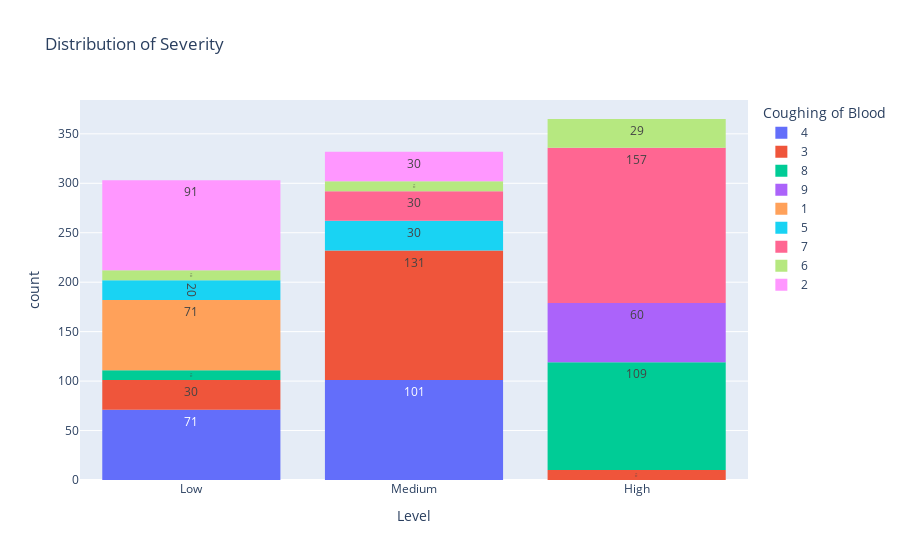

The notebook cell this image was saved under:
### Markdown cell above
### Symptoms Analysis

### Code cell
# Coughing of Blood
fig = px.histogram(lung, x = 'Level', color = 'Coughing of Blood', nbins = 10, title = 'Distribution of Severity', text_auto = True)
fig.show()

### Figure 1 — Plotly figure (JSON) as saved in the notebook; plotly's stock layout.template omitted (floating-point values rounded to 4 significant figures; data arrays with more than 128 entries replaced by an {"elided": "..."} marker saying what was removed)
{"data": [{"alignmentgroup": "True", "bingroup": "x", "hovertemplate": "Coughing of Blood=4<br>Level=%{x}<br>count=%{y}<extra></extra>", "legendgroup": "4", "marker": {"color": "#636efa", "pattern": {"shape": ""}}, "name": "4", "nbinsx": 10, "offsetgroup": "4", "orientation": "v", "showlegend": true, "texttemplate": "%{value}", "type": "histogram", "x": {"elided": "172 str values"}, "xaxis": "x", "yaxis": "y"}, {"alignmentgroup": "True", "bingroup": "x", "hovertemplate": "Coughing of Blood=3<br>Level=%{x}<br>count=%{y}<extra></extra>", "legendgroup": "3", "marker": {"color": "#EF553B", "pattern": {"shape": ""}}, "name": "3", "nbinsx": 10, "offsetgroup": "3", "orientation": "v", "showlegend": true, "texttemplate": "%{value}", "type": "histogram", "x": {"elided": "171 str values"}, "xaxis": "x", "yaxis": "y"}, {"alignmentgroup": "True", "bingroup": "x", "hovertemplate": "Coughing of Blood=8<br>Level=%{x}<br>count=%{y}<extra></extra>", "legendgroup": "8", "marker": {"color": "#00cc96", "pattern": {"shape": ""}}, "name": "8", "nbinsx": 10, "offsetgroup": "8", "orientation": "v", "showlegend": true, "texttemplate": "%{value}", "type": "histogram", "x": ["High", "High", "High", "High", "High", "High", "Low", "High", "High", "High", "High", "High", "High", "High", "High", "High", "High", "High", "High", "Low", "High", "High", "High", "Low", "High", "High", "High", "High", "High", "High", "High", "High", "Low", "High", "High", "High", "High", "High", "High", "High", "High", "High", "High", "High", "Low", "High", "High", "High", "High", "High", "High", "High", "High", "High", "High", "High", "Low", "High", "High", "High", "High", "High", "High", "High", "High", "High", "High", "High", "Low", "High", "High", "High", "High", "High", "High", "High", "High", "High", "High", "High", "Low", "High", "High", "High", "High", "High", "High", "High", "High", "High", "High", "High", "High", "High", "Low", "High", "High", "High", "High", "High", "High", "High", "High", "High", "High", "High", "High", "High", "High", "Low", "High", "High", "High", "High", "High", "High", "High", "High", "High"], "xaxis": "x", "yaxis": "y"}, {"alignmentgroup": "True", "bingroup": "x", "hovertemplate": "Coughing of Blood=9<br>Level=%{x}<br>count=%{y}<extra></extra>", "legendgroup": "9", "marker": {"color": "#ab63fa", "pattern": {"shape": ""}}, "name": "9", "nbinsx": 10, "offsetgroup": "9", "orientation": "v", "showlegend": true, "texttemplate": "%{value}", "type": "histogram", "x": ["High", "High", "High", "High", "High", "High", "High", "High", "High", "High", "High", "High", "High", "High", "High", "High", "High", "High", "High", "High", "High", "High", "High", "High", "High", "High", "High", "High", "High", "High", "High", "High", "High", "High", "High", "High", "High", "High", "High", "High", "High", "High", "High", "High", "High", "High", "High", "High", "High", "High", "High", "High", "High", "High", "High", "High", "High", "High", "High", "High"], "xaxis": "x", "yaxis": "y"}, {"alignmentgroup": "True", "bingroup": "x", "hovertemplate": "Coughing of Blood=1<br>Level=%{x}<br>count=%{y}<extra></extra>", "legendgroup": "1", "marker": {"color": "#FFA15A", "pattern": {"shape": ""}}, "name": "1", "nbinsx": 10, "offsetgroup": "1", "orientation": "v", "showlegend": true, "texttemplate": "%{value}", "type": "histogram", "x": ["Low", "Low", "Low", "Low", "Low", "Low", "Low", "Low", "Low", "Low", "Low", "Low", "Low", "Low", "Low", "Low", "Low", "Low", "Low", "Low", "Low", "Low", "Low", "Low", "Low", "Low", "Low", "Low", "Low", "Low", "Low", "Low", "Low", "Low", "Low", "Low", "Low", "Low", "Low", "Low", "Low", "Low", "Low", "Low", "Low", "Low", "Low", "Low", "Low", "Low", "Low", "Low", "Low", "Low", "Low", "Low", "Low", "Low", "Low", "Low", "Low", "Low", "Low", "Low", "Low", "Low", "Low", "Low", "Low", "Low", "Low"], "xaxis": "x", "yaxis": "y"}, {"alignmentgroup": "True", "bingroup": "x", "hovertemplate": "Coughing of Blood=5<br>Level=%{x}<br>count=%{y}<extra></extra>", "legendgroup": "5", "marker": {"color": "#19d3f3", "pattern": {"shape": ""}}, "name": "5", "nbinsx": 10, "offsetgroup": "5", "orientation": "v", "showlegend": true, "texttemplate": "%{value}", "type": "histogram", "x": ["Medium", "Medium", "Medium", "Medium", "Low", "Low", "Medium", "Medium", "Medium", "Low", "Low", "Medium", "Medium", "Medium", "Medium", "Low", "Low", "Medium", "Medium", "Medium", "Low", "Low", "Low", "Medium", "Low", "Medium", "Medium", "Low", "Low", "Medium", "Medium", "Medium", "Low", "Low", "Medium", "Medium", "Medium", "Low", "Low", "Medium", "Medium", "Medium", "Low", "Low", "Medium", "Medium", "Medium", "Medium", "Low", "Low"], "xaxis": "x", "yaxis": "y"}, {"alignmentgroup": "True", "bingroup": "x", "hovertemplate": "Coughing of Blood=7<br>Level=%{x}<br>count=%{y}<extra></extra>", "legendgroup": "7", "marker": {"color": "#FF6692", "pattern": {"shape": ""}}, "name": "7", "nbinsx": 10, "offsetgroup": "7", "orientation": "v", "showlegend": true, "texttemplate": "%{value}", "type": "histogram", "x": {"elided": "187 str values"}, "xaxis": "x", "yaxis": "y"}, {"alignmentgroup": "True", "bingroup": "x", "hovertemplate": "Coughing of Blood=6<br>Level=%{x}<br>count=%{y}<extra></extra>", "legendgroup": "6", "marker": {"color": "#B6E880", "pattern": {"shape": ""}}, "name": "6", "nbinsx": 10, "offsetgroup": "6", "orientation": "v", "showlegend": true, "texttemplate": "%{value}", "type": "histogram", "x": ["Medium", "High", "High", "High", "Low", "High", "Medium", "High", "High", "High", "Low", "High", "Medium", "High", "High", "Low", "High", "Medium", "High", "High", "Low", "Low", "High", "Medium", "High", "High", "Low", "High", "Medium", "High", "High", "Low", "High", "Medium", "Medium", "High", "High", "Low", "High", "High", "Medium", "High", "High", "Low", "High", "Medium", "High", "High", "Low"], "xaxis": "x", "yaxis": "y"}, {"alignmentgroup": "True", "bingroup": "x", "hovertemplate": "Coughing of Blood=2<br>Level=%{x}<br>count=%{y}<extra></extra>", "legendgroup": "2", "marker": {"color": "#FF97FF", "pattern": {"shape": ""}}, "name": "2", "nbinsx": 10, "offsetgroup": "2", "orientation": "v", "showlegend": true, "texttemplate": "%{value}", "type": "histogram", "x": ["Low", "Medium", "Low", "Low", "Low", "Low", "Low", "Low", "Low", "Low", "Medium", "Medium", "Low", "Medium", "Medium", "Low", "Low", "Low", "Low", "Low", "Low", "Low", "Low", "Medium", "Medium", "Low", "Low", "Low", "Medium", "Low", "Low", "Low", "Low", "Low", "Low", "Low", "Low", "Low", "Low", "Medium", "Medium", "Low", "Low", "Low", "Medium", "Low", "Low", "Low", "Low", "Low", "Low", "Low", "Low", "Medium", "Medium", "Low", "Low", "Low", "Medium", "Low", "Low", "Low", "Low", "Low", "Low", "Low", "Low", "Medium", "Medium", "Medium", "Low", "Medium", "Low", "Low", "Low", "Low", "Low", "Low", "Low", "Low", "Medium", "Medium", "Medium", "Low", "Medium", "Low", "Low", "Low", "Low", "Low", "Low", "Low", "Low", "Medium", "Medium", "Low", "Low", "Medium", "Low", "Low", "Low", "Low", "Low", "Low", "Low", "Low", "Medium", "Medium", "Low", "Medium", "Low", "Low", "Low", "Low", "Low", "Low", "Low", "Low", "Medium", "Medium", "Low"], "xaxis": "x", "yaxis": "y"}], "layout": {"barmode": "relative", "legend": {"title": {"text": "Coughing of Blood"}, "tracegroupgap": 0}, "title": {"text": "Distribution of Severity"}, "xaxis": {"anchor": "y", "domain": [0, 1], "title": {"text": "Level"}}, "yaxis": {"anchor": "x", "domain": [0, 1], "title": {"text": "count"}}}}
